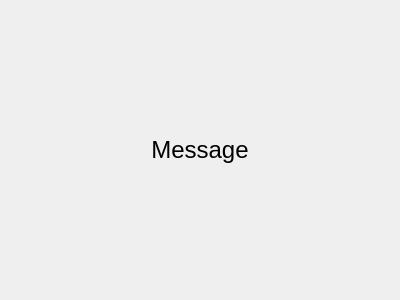
<?xml version="1.0" encoding="UTF-8"?>
<ui version="4.0">
 <class>Form</class>
 <widget class="QWidget" name="Form">
  <property name="geometry">
   <rect>
    <x>0</x>
    <y>0</y>
    <width>400</width>
    <height>300</height>
   </rect>
  </property>
  <property name="windowTitle">
   <string>Form</string>
  </property>
  <layout class="QVBoxLayout" name="verticalLayout">
   <item>
    <widget class="QLabel" name="question">
     <property name="text">
      <string>&lt;html&gt;&lt;head/&gt;&lt;body&gt;&lt;p&gt;&lt;span style=&quot; font-size:18pt;&quot;&gt;Message&lt;/span&gt;&lt;/p&gt;&lt;/body&gt;&lt;/html&gt;</string>
     </property>
     <property name="textFormat">
      <enum>Qt::RichText</enum>
     </property>
     <property name="alignment">
      <set>Qt::AlignCenter</set>
     </property>
     <property name="wordWrap">
      <bool>false</bool>
     </property>
     <property name="openExternalLinks">
      <bool>false</bool>
     </property>
     <property name="textInteractionFlags">
      <set>Qt::NoTextInteraction</set>
     </property>
    </widget>
   </item>
  </layout>
 </widget>
 <resources/>
 <connections/>
</ui>
